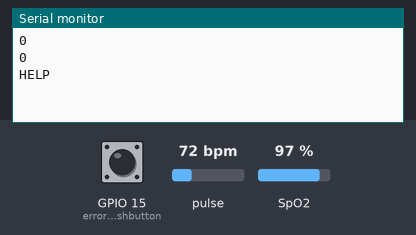
A program run on a simulated ESP32. Shown: the last lines printed to the serial monitor. Inputs (shaded band) come from the test bench; at power-on: GPIO 15 (errorpin_pushbutton) LOW, pulse 72 bpm, SpO2 97 %. Nothing arrives over Bluetooth unless stated.

Above: at 2.8 s.
2.9 s: GPIO 15 (errorpin_pushbutton) pulled HIGH for 0.65 s
At 3.7 s:
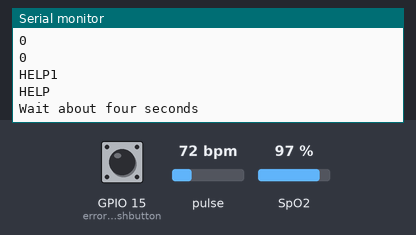
6.6 s: pulse set to 42 bpm
At 7.9 s:
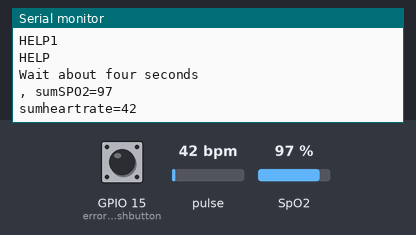
8.5 s: SpO2 set to 80 %
10.0 s: pulse set to 70 bpm
At 12.2 s:
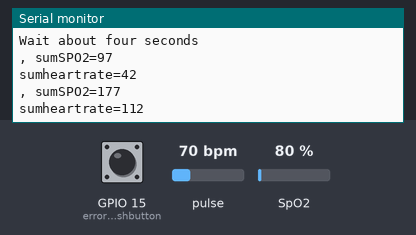

The program:

main.cpp
```cpp
#include <Arduino.h>
#include<BluetoothSerial.h>
#include <DFRobot_MAX30102.h>
#include <Wire.h>
#include "MAX30105.h"
#define errorpin_pushbutton 15
BluetoothSerial SerialBT;//define Bluetooth

//define Function
void spo2mon();
void tempmon();
void  error();


//define varibale
int32_t SPO2; //SPO2
int8_t SPO2Valid; //Flag to display if SPO2 calculation is valid
int32_t heartRate; //Heart-rate
int8_t heartRateValid; //Flag to display if heart-rate calculation is valid
float temperature;//temperature in celecoc
float avgtemperature;//avarge temperature
float sumtemperature;//sum of the temperature
int sumheartrate;//sum of the heartrate
int sumSPO2;//sum of the SPO2
int avgheartrate;//avarge heartrate
int avgSPO2;//avarage Spo2
int dive;//number that i acn take the avarge from it
bool help=0;
void setup() {
  // put your setup code here, to run once:
 //Init serial
  Serial.begin(115200);
  SerialBT.begin("OLder_monitor");
  pinMode(errorpin_pushbutton,INPUT);
}

void loop() {

  // put your main code here, to run repeatedly:

  Serial.println(digitalRead(errorpin_pushbutton));
  delay(1000);
  while (digitalRead(errorpin_pushbutton)==LOW )
  {
    delay(1000);
    Serial.println(digitalRead(errorpin_pushbutton));
    SerialBT.print("HELP");
  SerialBT.print(";");
  SerialBT.print("HELP");
  SerialBT.print(";");
  SerialBT.print("HELP");
  SerialBT.println(";");
  Serial.print("HELP");
  }

  SerialBT.print(avgSPO2);
  SerialBT.print(";");
  SerialBT.print(avgheartrate);
  SerialBT.print(";");
  SerialBT.print(avgtemperature);
  SerialBT.println(";");
  spo2mon();
  tempmon();
   delay(200);


  delay(200);
}

// put function definitions here:
void spo2mon(){

    DFRobot_MAX30102 particleSensor;
   while (!particleSensor.begin()) {
    Serial.println("MAX30102 was not found");
    delay(1000);}
  particleSensor.sensorConfiguration(/*ledBrightness=*/50, /*sampleAverage=*/SAMPLEAVG_4, \
                        /*ledMode=*/MODE_MULTILED, /*sampleRate=*/SAMPLERATE_100, \
                        /*pulseWidth=*/PULSEWIDTH_411, /*adcRange=*/ADCRANGE_16384);
   Serial.println();
   Serial.println("Wait about four seconds");
  //Print result
  int i=0;
  sumSPO2=0;
  sumheartrate=0;
  dive=0;
  while ( i<5)
  {
   particleSensor.heartrateAndOxygenSaturation(/**SPO2=*/&SPO2, /**SPO2Valid=*/&SPO2Valid, /**heartRate=*/&heartRate, /**heartRateValid=*/&heartRateValid);

  /*Serial.print("heartRate=");
  Serial.print(heartRate, DEC);
  Serial.print(", heartRateValid=");
  Serial.print(heartRateValid, DEC);
  Serial.print("; SPO2=");
  Serial.print(SPO2, DEC);
  Serial.print(", SPO2Valid=");
  Serial.println(SPO2Valid, DEC);*/
  i++;
if(SPO2!=-999&heartRate!=-999){
  sumSPO2=SPO2+sumSPO2;
    Serial.print(", sumSPO2=");
  Serial.println(sumSPO2, DEC);
  sumheartrate=heartRate+sumheartrate;
Serial.print("sumheartrate=");
  Serial.println(sumheartrate, DEC);
  dive++;
  }
    }
  avgheartrate=sumheartrate/dive;
  Serial.print("heartRate=");
  Serial.print(avgheartrate, DEC);
  avgSPO2=sumSPO2/dive;
  Serial.print(", sumSPO2=");
  Serial.println(avgSPO2, DEC);
  }

void tempmon(){

MAX30105 particleSensor;
  if (particleSensor.begin(Wire, I2C_SPEED_FAST) == false) //Use default I2C port, 400kHz speed
  {
    Serial.println("MAX30105 was not found. Please check wiring/power. ");
    while (1);
  }
   particleSensor.enableDIETEMPRDY();

  temperature = particleSensor.readTemperature();
int count=0;
sumtemperature=0;
  //Print result
  while (count<=50)
  {
    temperature = particleSensor.readTemperature();
    sumtemperature=temperature+sumtemperature;
     Serial.print("sumtemperature=");
  Serial.println(sumtemperature, DEC );
  count++;

  }

avgtemperature=(sumtemperature/50.0)+2;
     Serial.print("temperature=");
  Serial.println(avgtemperature, DEC );
  delay(200);


}

void IRAM_ATTR error(){

}
```

Measured:
- after the input at 2.9 s, the serial monitor: prints a new line after 0.10 s (image 1)
- after the input at 6.6 s, the serial monitor: prints a new line after 0.40 s (image 2)
- after the input at 10.0 s, the serial monitor: prints a new line after 1.0 s (image 3)
